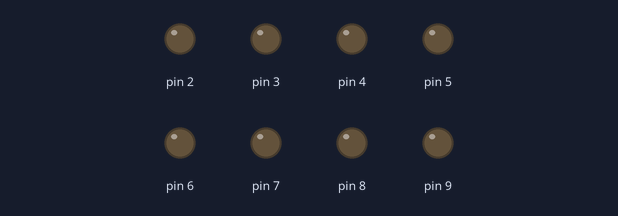
The sketch below on a simulated Arduino Uno, built with avr-gcc and run on an emulated ATmega328P. On the bench: output pins drawn as LEDs (lit = HIGH).

Above: at 0.05 s.
At 0.5 s:
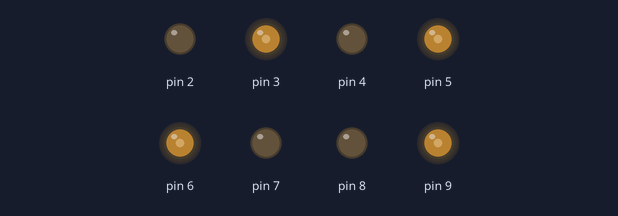
At 1.0 s:
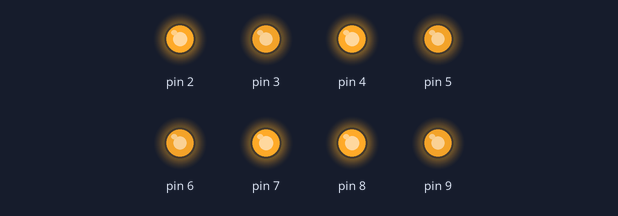
At 1.5 s:
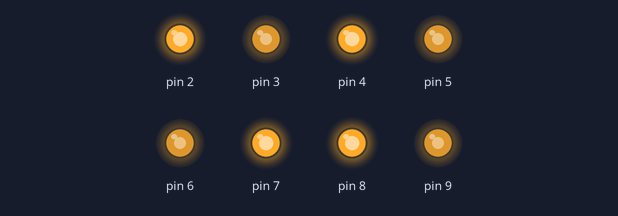
At 2.0 s:
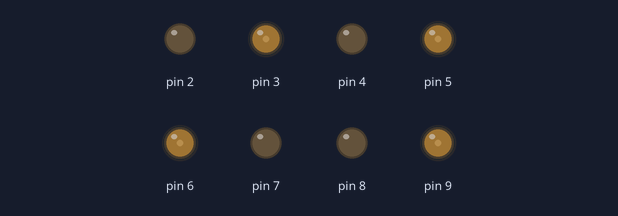
Timing chart, 0 to 5.1 s (numbered marks = the images above):
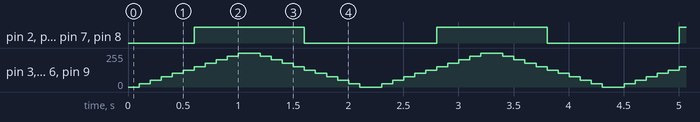

The sketch:

homework6.ino
```cpp
void setup() {
  InitialOutput(8);
}

void loop() {
  float j;
  delay(100);
  for(j=25.5;j<=255;j=j+25.5)
  {
    DoBreath(j);
  }
  for(j=255;j>=0;j=j-25.5)
  {
    DoBreath(j);
  }
}
void DoBreath(float k)
{
  for(int i=2;i<=9;i++)
  {
    analogWrite(i, k);
  }
  delay(100);
}
void InitialOutput(int i)
{
  for(int j=9;j>=9-i+1;j--)
    pinMode(j, OUTPUT);
}
```

Measured:
- by itself, pin 2, pin 4, pin 7, pin 8: alternates HIGH for 1.0 s and LOW for 1.2 s
